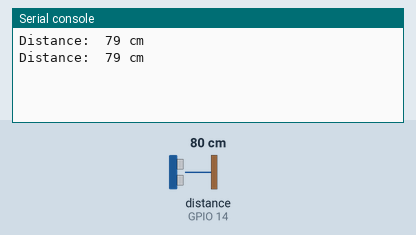
Bench run of a program on a simulated ESP32 board running MicroPython. On the bench: the last lines printed to the serial console. The test bench sets the inputs (shaded band); at power-on: distance to the obstacle (sensor on GPIO 14) 80 cm. The echo pulse lasts 58.3 µs per cm.

Above: at 3.2 s.
3.3 s: distance to the obstacle (sensor on GPIO 14) set to 2 cm
At 3.9 s:
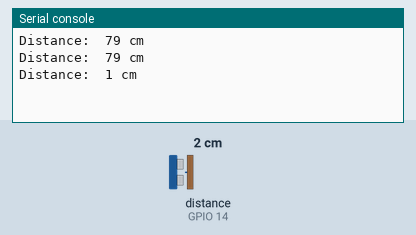
4.8 s: distance to the obstacle (sensor on GPIO 14) set to 4 cm
At 5.4 s:
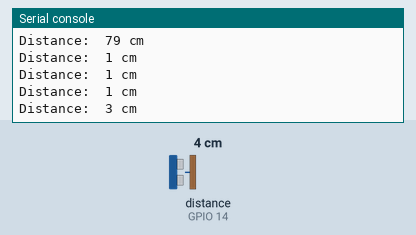
Timing chart, 0 to 7.8 s (numbered marks = the images above; inputs shaded):
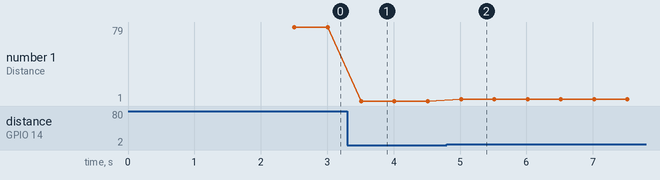

The program:

lesson_35_ultrasonic.py
```python
from machine import Pin
import time

# Define the control pins of the ultrasonic ranging module.
Trig = Pin(13, Pin.OUT, 0)
Echo = Pin(14, Pin.IN, 0)

distance = 0 # Define the initial distance to be 0.
soundVelocity = 340 #Set the speed of sound.

# The getDistance() function is used to drive the ultrasonic module to measure distance,
# the Trig pin keeps at high level for 10us to start the ultrasonic module.
# Echo.value() is used to read the status of ultrasonic module’s Echo pin,
# and then use timestamp function of the time module to calculate the duration of Echo
# pin’s high level,calculate the measured distance based on time and return the value.
def getDistance():
    Trig.value(1)
    time.sleep_us(10)
    Trig.value(0)
    while not Echo.value():
        pass
    pingStart = time.ticks_us()
    while Echo.value():
        pass
    pingStop = time.ticks_us()
    pingTime = time.ticks_diff(pingStop, pingStart) // 2
    distance = int(soundVelocity * pingTime // 10000)
    return distance

# Delay for 2 seconds and wait for the ultrasonic module to stabilize,
# Print data obtained from ultrasonic module every 500 milliseconds.
time.sleep(2)
while True:
    time.sleep_ms(500)
    distance = getDistance()
    print("Distance: ", distance, "cm")
```

Measured:
- after the input at 3.3 s, the serial console: prints a new line after 0.21 s (image 1)
- after the input at 4.8 s, the serial console: prints a new line after 0.21 s (image 2)
- plotted number 1: 79 → 1 after the input at 3.3 s, 1 → 3 after the input at 4.8 s
